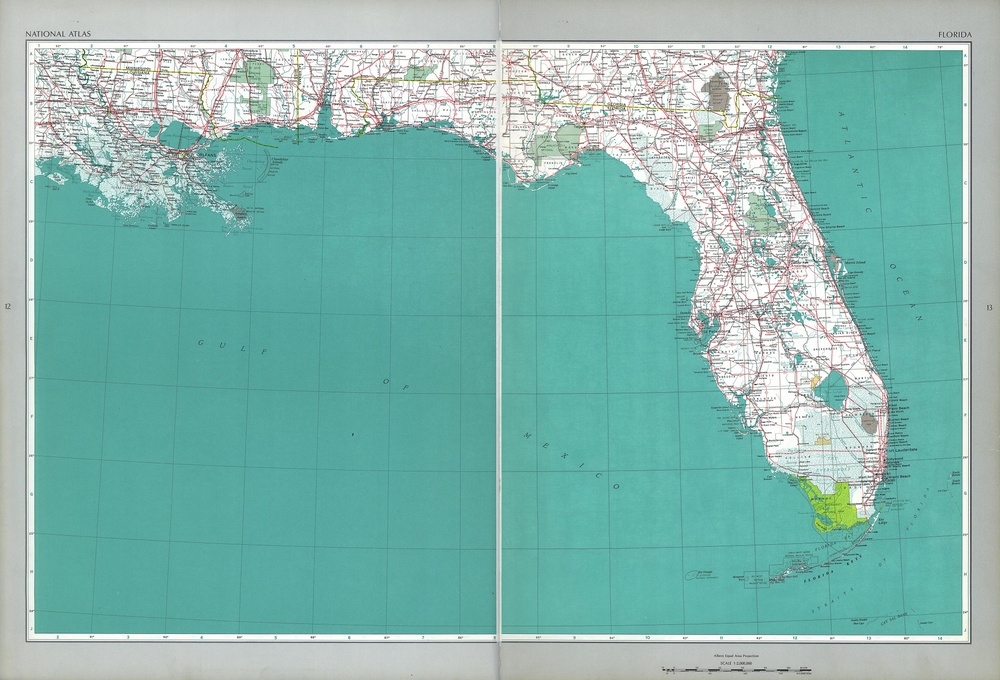
#> input picture data/raw/ca000018.jpg, 1000 x 680 px, shrunk from 4168 x 2835 before the run
$ python -i grid_extraction.py   (imports and definitions only)
#> lines starting #> are read from the running program, lines starting #| are printed output that depends on the picture; after the words box and inside, x2 and y2 are one past the last pixel; in counts of white or black regions, pixels touching at a corner belong together
"""
Extraction automatique du quadrillage cartographique pour le géoréférencement.

Sur une carte d'état-major (TUNIS 1:50000 par exemple), le quadrillage
kilométrique est imprimé sur la carte. Si on connaît :
    - les coordonnées des 4 coins du cadre (neatline) en monde réel
    - la position des intersections du quadrillage en pixels

… alors on peut générer automatiquement DES DIZAINES de GCPs au lieu d'en
saisir 3 ou 4 à la main → meilleur ajustement, moins d'erreur.

Stratégie :
    1. detect_grid_lines() : trouve les lignes horizontales et verticales
       du quadrillage (méthode "projection" robuste aux scans bruités).
    2. grid_intersections() : croise les listes pour obtenir les pixels
       d'intersection.
    3. (côté georeferencing.py) gcps_from_grid_intersections() : interpole
       les coordonnées monde de chaque intersection à partir des 4 coins.
"""
from __future__ import annotations

from dataclasses import dataclass
from typing import List, Tuple, Optional

import cv2
import numpy as np


@dataclass(frozen=True)
class GridDetection:
    """Résultat de la détection du quadrillage."""
    h_lines: List[int]                    # positions y des lignes horizontales
    v_lines: List[int]                    # positions x des lignes verticales
    h_spacing_px: float                   # pas moyen entre lignes horizontales
    v_spacing_px: float                   # pas moyen entre lignes verticales

    # [4 lines left out: function __repr__, not called in this run]


# -----------------------------------------------------------
# Binarisation pour la couleur du quadrillage
# -----------------------------------------------------------
def _binarize_for_grid(image_bgr: np.ndarray, *,
                       grid_color: str = "dark",
                       hsv_range: Optional[Tuple[Tuple[int, int, int],
                                                  Tuple[int, int, int]]] = None,
                       ) -> np.ndarray:
    """
    Crée un masque binaire des pixels candidats à appartenir au quadrillage.

    grid_color :
        "dark" : seuil sur le canal gris (quadrillage noir).
        "blue" : seuil HSV bleu (quadrillage bleu type IGN).
        "custom" : utilise hsv_range = ((Hmin,Smin,Vmin), (Hmax,Smax,Vmax)).
    """
    if grid_color == "dark":
        gray = cv2.cvtColor(image_bgr, cv2.COLOR_BGR2GRAY)
        _, binary = cv2.threshold(gray, 100, 255, cv2.THRESH_BINARY_INV)
    elif grid_color == "blue":
        hsv = cv2.cvtColor(image_bgr, cv2.COLOR_BGR2HSV)
        lo = np.array([95, 40, 40], dtype=np.uint8)
        hi = np.array([130, 255, 255], dtype=np.uint8)
        binary = cv2.inRange(hsv, lo, hi)
    elif grid_color == "custom" and hsv_range is not None:
        hsv = cv2.cvtColor(image_bgr, cv2.COLOR_BGR2HSV)
        lo, hi = hsv_range
        binary = cv2.inRange(hsv, np.array(lo, dtype=np.uint8),
                              np.array(hi, dtype=np.uint8))
    else:
        raise ValueError(f"grid_color invalide : {grid_color}")
    return binary


# -----------------------------------------------------------
# Détection des lignes du quadrillage
# -----------------------------------------------------------
def detect_grid_lines(image_bgr: np.ndarray, *,
                      grid_color: str = "dark",
                      min_line_length_ratio: float = 0.4,
                      cluster_tolerance_px: int = 8,
                      hsv_range: Optional[Tuple[Tuple[int, int, int],
                                                 Tuple[int, int, int]]] = None,
                      method: str = "projection",
                      peak_prominence: float = 1.5,
                      ) -> GridDetection:
    """
    Détecte les lignes horizontales et verticales du quadrillage.

    Deux méthodes :
        method="projection" (défaut, recommandé) : binarise, isole les
            structures linéaires par ouverture courte, puis projette
            horizontalement et verticalement. Les pics de projection
            donnent les positions des lignes du quadrillage. Robuste aux
            lignes coupées par le contenu cartographique.
        method="morpho" : ouverture morphologique avec noyau allongé,
            n'extrait que les lignes continues. Moins robuste.

    Paramètres :
        grid_color : "dark" (noir), "blue" (bleu IGN), "custom" + hsv_range.
        min_line_length_ratio : longueur minimale d'une ligne (ratio de la
            dimension de l'image), pour la méthode morpho.
        cluster_tolerance_px : fusionne les pics à moins de N px.
        peak_prominence : pic > prominence × moyenne pour être détecté.
    """
    H, W = image_bgr.shape[:2]
    binary = _binarize_for_grid(image_bgr, grid_color=grid_color,
                                  hsv_range=hsv_range)

    if method == "morpho":
        h_kernel_len = max(int(W * min_line_length_ratio), 30)
        h_kernel = cv2.getStructuringElement(cv2.MORPH_RECT, (h_kernel_len, 1))
        h_mask = cv2.morphologyEx(binary, cv2.MORPH_OPEN, h_kernel)
        v_kernel_len = max(int(H * min_line_length_ratio), 30)
        v_kernel = cv2.getStructuringElement(cv2.MORPH_RECT, (1, v_kernel_len))
        v_mask = cv2.morphologyEx(binary, cv2.MORPH_OPEN, v_kernel)
        h_lines = _extract_line_positions(h_mask, axis="horizontal",
                                            cluster_tol=cluster_tolerance_px)
        v_lines = _extract_line_positions(v_mask, axis="vertical",
                                            cluster_tol=cluster_tolerance_px)

    elif method == "projection":
        # Pré-isolation : ouverture courte pour ne garder que des
        # structures qui ressemblent à des lignes (pas du bruit ponctuel).
        h_open = cv2.morphologyEx(
            binary, cv2.MORPH_OPEN,
            cv2.getStructuringElement(cv2.MORPH_RECT, (max(W // 100, 15), 1)))
        v_open = cv2.morphologyEx(
            binary, cv2.MORPH_OPEN,
            cv2.getStructuringElement(cv2.MORPH_RECT, (1, max(H // 100, 15))))

        proj_y = (h_open > 0).sum(axis=1).astype(np.float64)
        proj_x = (v_open > 0).sum(axis=0).astype(np.float64)

        h_lines = _peaks_above_threshold(proj_y,
                                           prominence=peak_prominence,
                                           min_distance=cluster_tolerance_px)
        v_lines = _peaks_above_threshold(proj_x,
                                           prominence=peak_prominence,
                                           min_distance=cluster_tolerance_px)
    else:
        raise ValueError(f"method invalide : {method}")

    h_spacing = _median_spacing(h_lines)
    v_spacing = _median_spacing(v_lines)

    return GridDetection(h_lines=h_lines, v_lines=v_lines,
                          h_spacing_px=h_spacing, v_spacing_px=v_spacing)


def _peaks_above_threshold(signal: np.ndarray, *,
                            prominence: float = 1.5,
                            min_distance: int = 8) -> List[int]:
    """
    Détecteur de pics simple : un pic est un maximum local strictement
    supérieur à `prominence × moyenne`.

    Évite la dépendance à scipy.signal.find_peaks.
    """
    if signal.size == 0:
        return []
    threshold = float(signal.mean()) * prominence
    peaks: List[int] = []
    n = len(signal)
    for i in range(1, n - 1):
        if signal[i] < threshold:
            continue
        if signal[i] >= signal[i - 1] and signal[i] >= signal[i + 1]:
            if peaks and i - peaks[-1] < min_distance:
                if signal[i] > signal[peaks[-1]]:
                    peaks[-1] = i
            else:
                peaks.append(i)
    return peaks


# [41 lines left out: function _extract_line_positions, not called in this run]


def _median_spacing(positions: List[int]) -> float:
    """Pas médian entre positions triées (0 si moins de 2 points)."""
    if len(positions) < 2:
        return 0.0
    diffs = np.diff(sorted(positions))
    return float(np.median(diffs))


# [62 lines left out: functions filter_regular_lines, grid_intersections, draw_grid_overlay, not called in this run]

>>> import cv2
>>> picture = cv2.imread('../data/raw/ca000018.jpg')
#> picture is the input picture: shape (680, 1000, 3); mean B, G, R 175.2, 182.9, 132.3
>>> result = detect_grid_lines(picture)
#> in _binarize_for_grid, `gray = cv2.cvtColor(image_bgr, cv2.COLOR_BGR2GRAY)`:
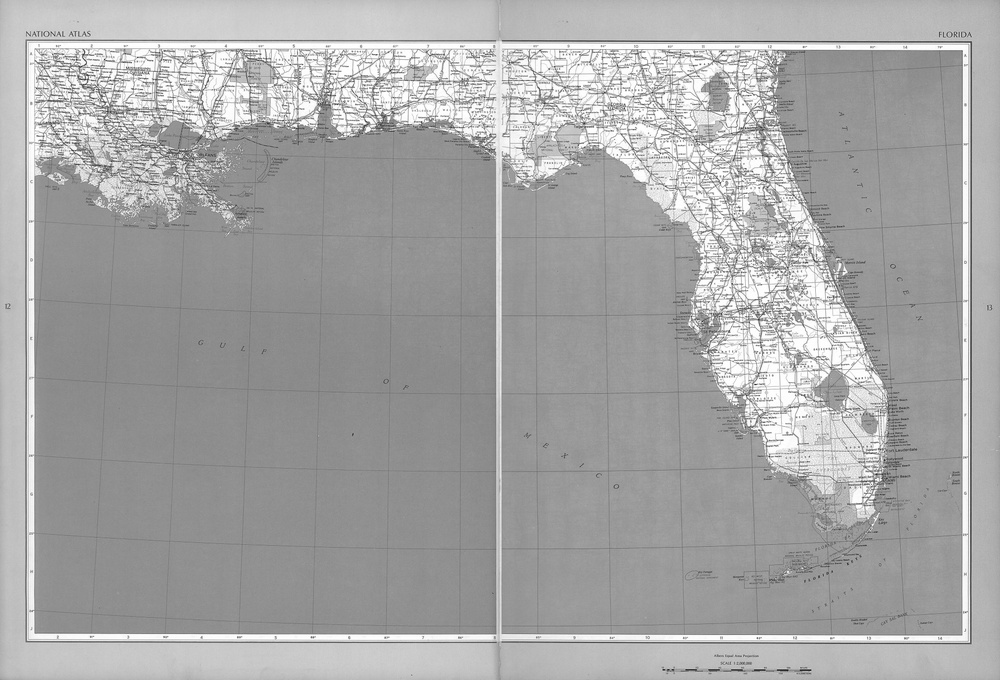
#> gray: shape (680, 1000); min 26, max 255, mean 166.9
#> in _binarize_for_grid, `_, binary = cv2.threshold(gray, 100, 255, cv2.THRESH_BINARY_INV)`:
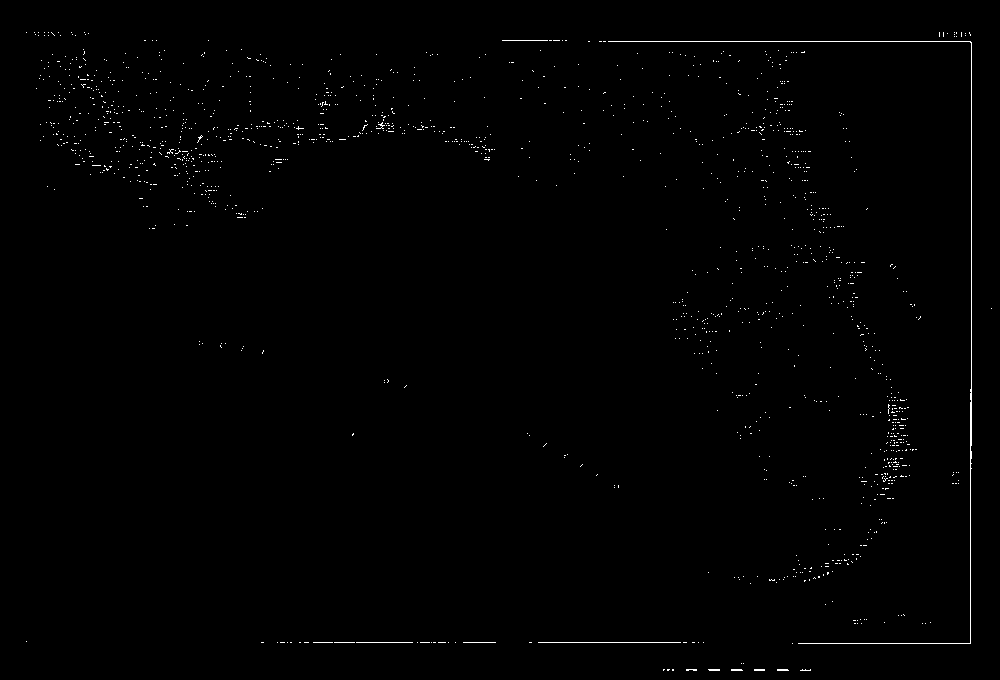
#> binary: shape (680, 1000); 0.6% white in thin lines or dots
#> in detect_grid_lines, `h_open = cv2.morphologyEx( binary, cv2.MORPH_OPEN, cv2.getStructuringE..`:
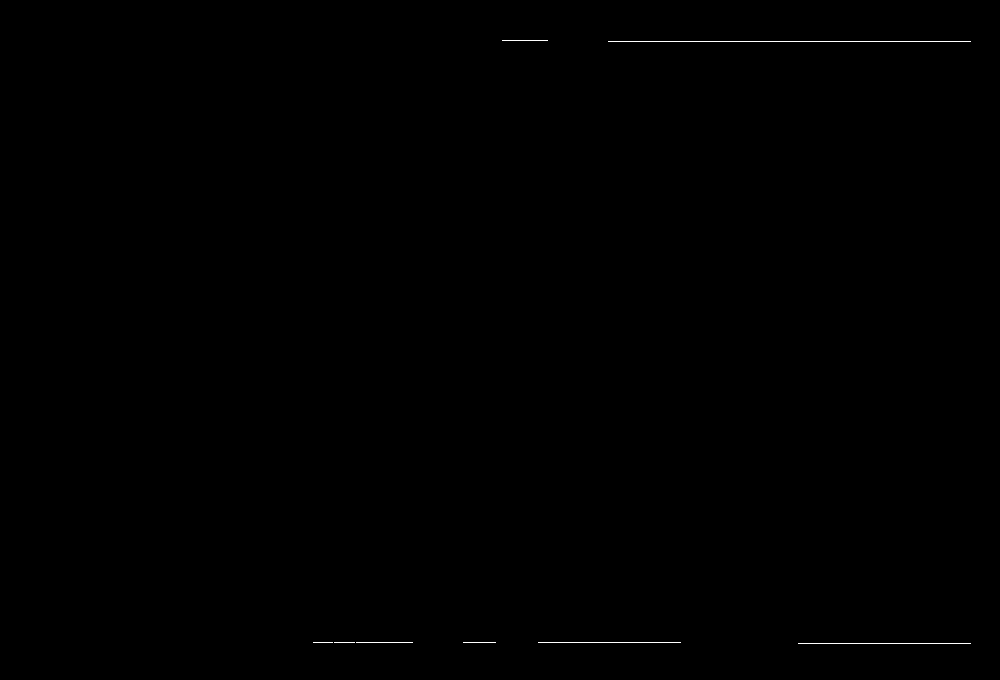
#> h_open: shape (680, 1000); 0.13% white in thin lines or dots, all inside (x1, y1, x2, y2) = (313, 40, 971, 644)
#> in detect_grid_lines, `v_open = cv2.morphologyEx( binary, cv2.MORPH_OPEN, cv2.getStructuringE..`:
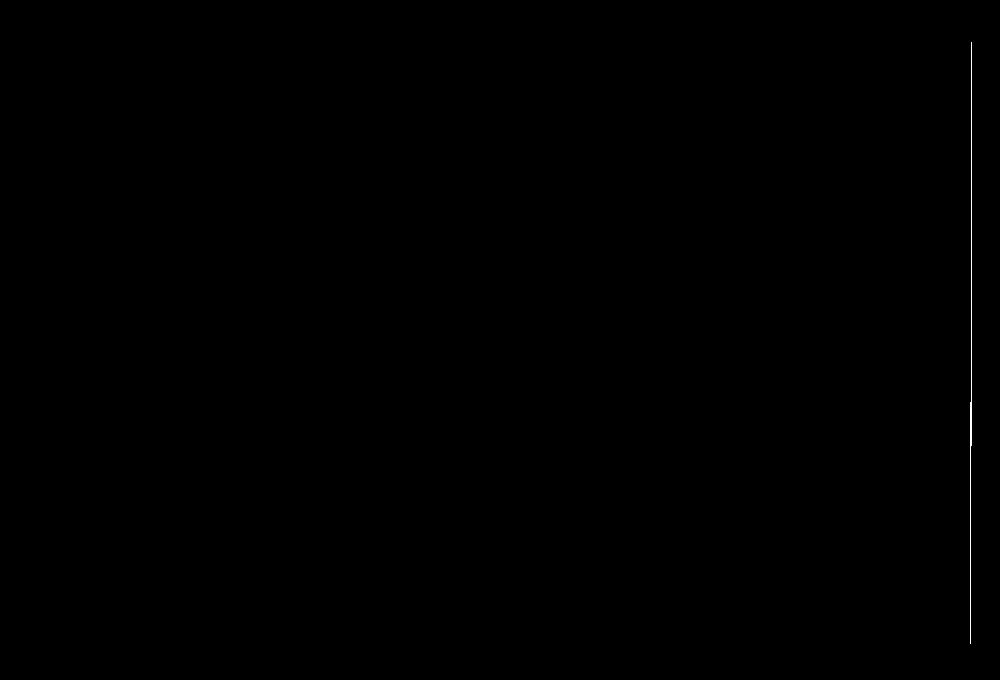
#> v_open: shape (680, 1000); 0.1% white in thin lines or dots, all inside (x1, y1, x2, y2) = (970, 42, 972, 644)
#> in detect_grid_lines, `proj_y = (h_open > 0).sum(axis=1).astype(np.float64)`: proj_y = 680 values, max 363 at index 41, min 0 at index 0, mean 1.26
#> in detect_grid_lines, `proj_x = (v_open > 0).sum(axis=0).astype(np.float64)`: proj_x = 1000 values, max 404 at index 971, min 0 at index 0, mean 0.646
#> in _peaks_above_threshold, `threshold = float(signal.mean()) * prominence`: threshold = 1.89
#> in _peaks_above_threshold, `n = len(signal)`: n = 680
#> after the loop in _peaks_above_threshold, `for i in range(1, n - 1):`: peaks = [41, 642]
#> in detect_grid_lines, `v_lines = _peaks_above_threshold(proj_x, prominence=peak_prominence, m..`: v_lines = [971]
#> in _median_spacing, `diffs = np.diff(sorted(positions))`: diffs = [601]
#> in detect_grid_lines, `h_spacing = _median_spacing(h_lines)`: h_spacing = 601
#> in detect_grid_lines, `v_spacing = _median_spacing(v_lines)`: v_spacing = 0
